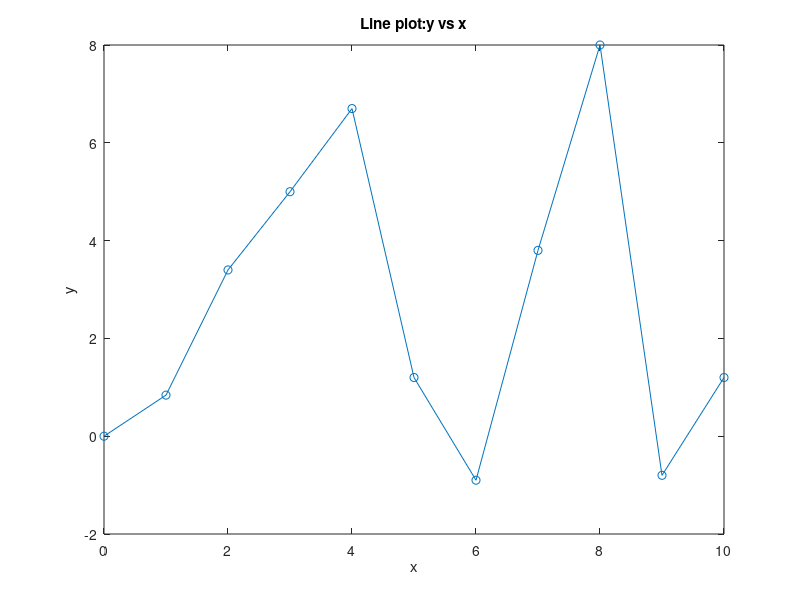

The MATLAB script that drew this image:
x=[0,1,2,3,4,5,6,7,8,9,10];

y=[0,0.84,3.4,5,6.7,1.2,-0.9,3.8,8,-0.8,1.2];

figure;
plot(x,y,'-o');
title('Line plot:y vs x');
xlabel('x');
ylabel('y');